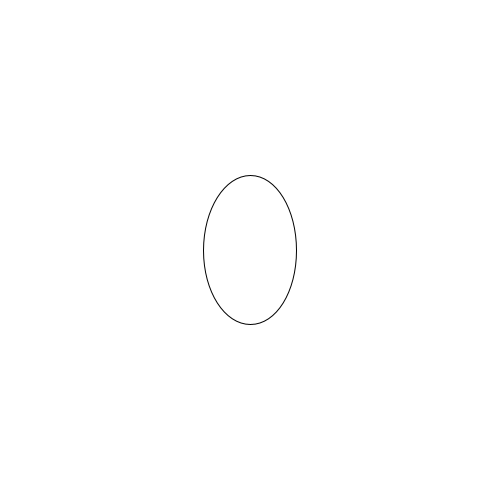
Frame 1 (no input)
Frame 60 (the mouse pressed at the canvas centre just before this capture): identical to frame 1, image omitted
Frame 120 (the mouse held since frame 60 and released just before this capture): identical to frame 1, image omitted

The Processing sketch that drew this single still picture (run headless with seeded random() and noise(); from frame 60 on, the mouse is pressed at the canvas centre):

// Processing sketch: ifKey2
// ── ifKey2.pde
/** 

Must click in screen first before keys will function. 
*/

int positionX = 250;
int positionY = 250;
int deltaX = 0;
int deltaY = 0;

void setup() {
  size(500, 500);
  smooth();
}

void draw() {
  background(255);
  
  // Increment position and clip value
  positionX = positionX + deltaX;
  positionY = positionY + deltaY;
  
  // Clip values
  if (positionX < 0)      positionX = 0;
  if (positionX > width)  positionX = width;
  if (positionY < 0)      positionY = 0;
  if (positionY > height) positionY = height;
  
  // Draw ellipse
  ellipse(positionX, positionY, 
      50*( sin(0.1*positionX)+2), 
      50*( cos(0.1*positionY)+2) );
}

void keyPressed() {
    // Change direction based on key code
    if (keyCode == 37) {                  //left arrow
      deltaX = -2;
      deltaY = 0;
    }
    else if (keyCode == 39) {             //right arrow
      deltaX = 2;
      deltaY = 0;
    }
    else if(keyCode == 38) {              //up arrow
      deltaY = -2;
      deltaX = 0;
    }
    else if (keyCode == 40) {            //down arrow      
      deltaY = 2;
      deltaX = 0;
    }
    else if (keyCode == 32) {            //space == stop
      deltaX = 0;
      deltaY = 0;
    }
}
